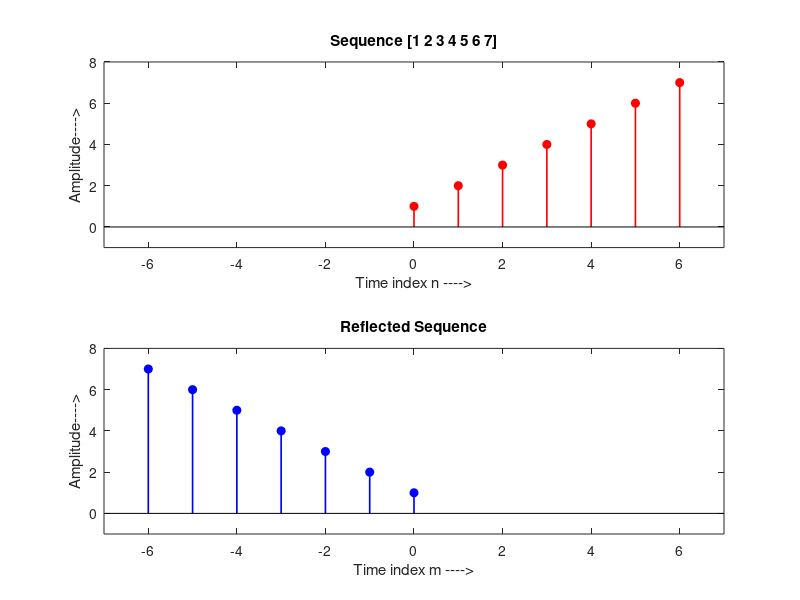

This figure's MATLAB source:


%  Program V2_3 

%  %%Demo  Reflection  / Folding / Reflection operation
%%% Developed by Dr. M. Venu Gopala Rao, 
%%% Email: mvgr03@kluniversity.in,  mvgr03@gmail.com,


clear all; close all; clc;

%------------------------------------------------------------------------
 x = [1  2  3  4  5  6  7];
 n=0:6;
 y = fliplr(x); 
 m = fliplr(n); 
 
figure();
subplot(2,1,1); stem(n, x, 'r', 'fill', 'LineWidth', 1.2);
title('Sequence [1 2 3 4 5 6 7]');  % grid on;
xlabel('Time index n ---->'); ylabel('Amplitude---->');
axis([-7 7 -1 8]);

subplot(2,1,2); stem(-m, y, 'b', 'fill', 'LineWidth', 1.2);
title('Reflected Sequence');  % grid on;
xlabel('Time index m ---->'); ylabel('Amplitude---->');
axis([-7 7 -1 8]);